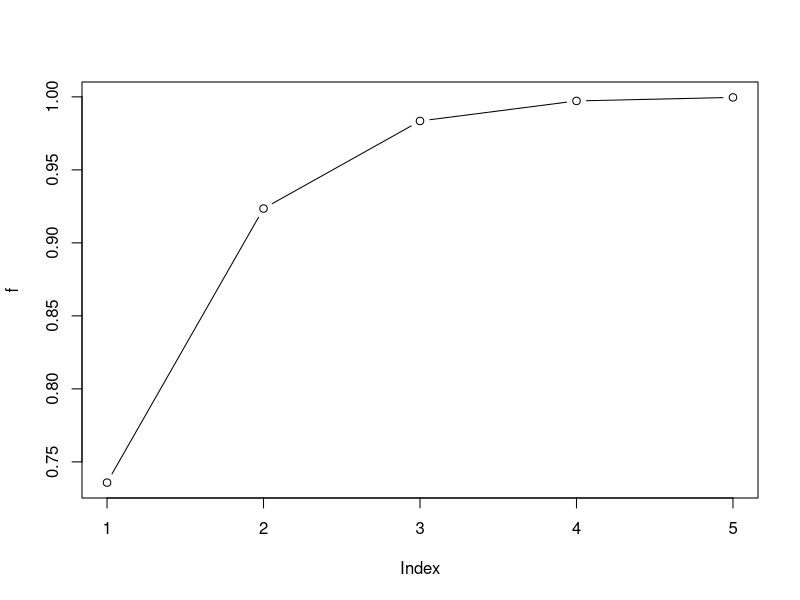
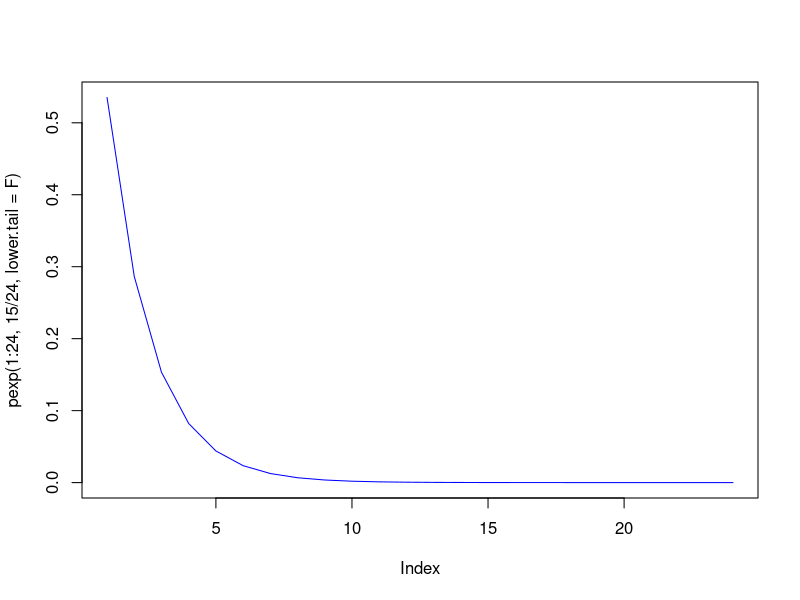

R code for these plots, in order:
## ---- chunk 1
dbinom(0, 25, 4/100)

pbinom(5, 25, 4/100) - pbinom(0, 25, 4/100)

f = pbinom(1:5, 25, 4/100)

plot( f, type = "b")
## ---- chunk 2
dbinom(100, 100, 14/1000)

pbinom(5, 100, 14/1000)

1 - pbinom(42, 100, 42/100)
## ---- chunk 3
dbinom(0, 23, 4/100)

qbinom(4/100, 23, 50/100, lower.tail = F)
## ---- chunk 4
dpois(0, 8 * 15/24)

pexp(6, 15/24) - pexp(3, 15/24)

plot(pexp(1:24, 15/24, lower.tail = F), type = "l", col="blue")
